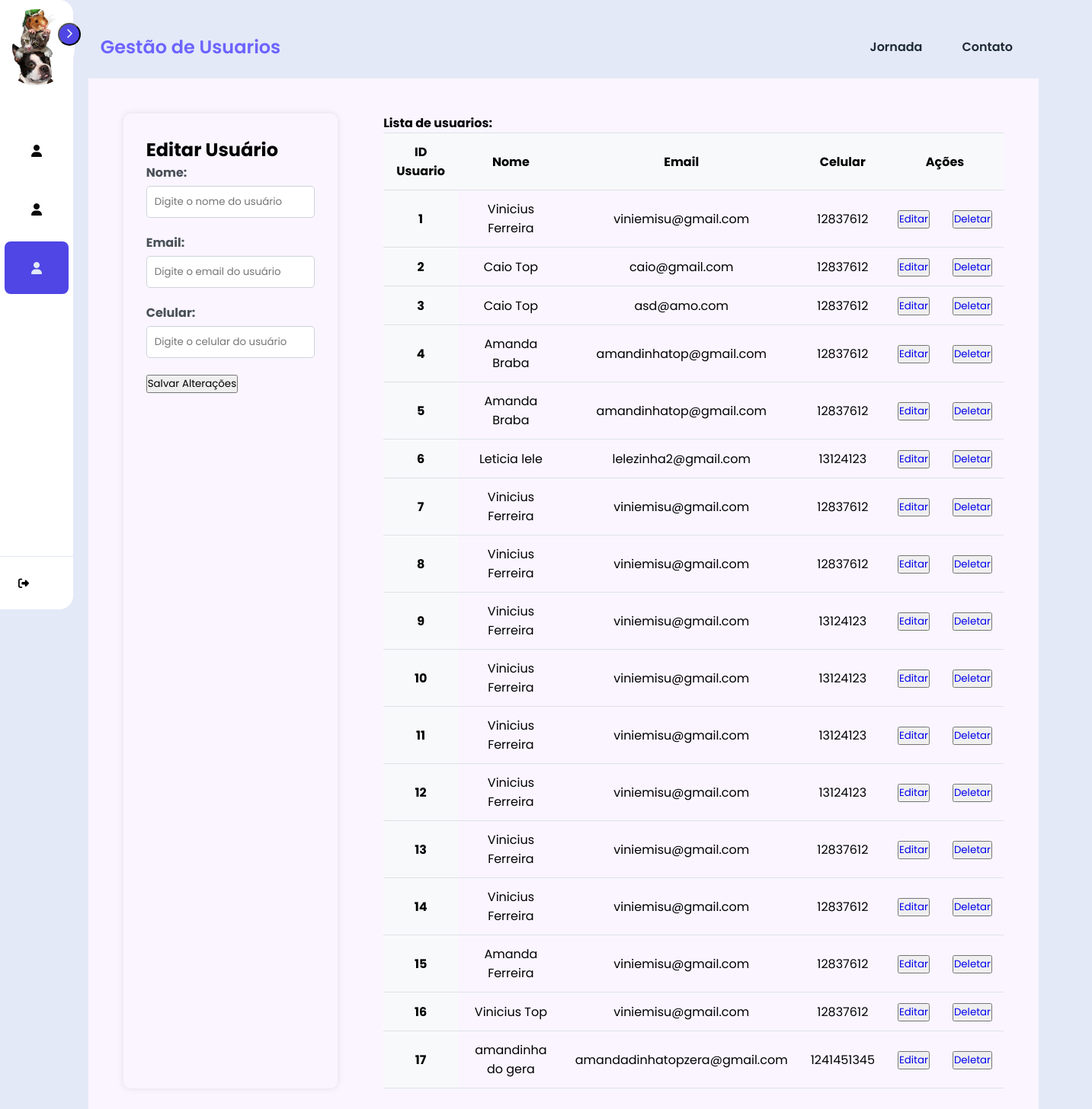
The app's page /list, older data.
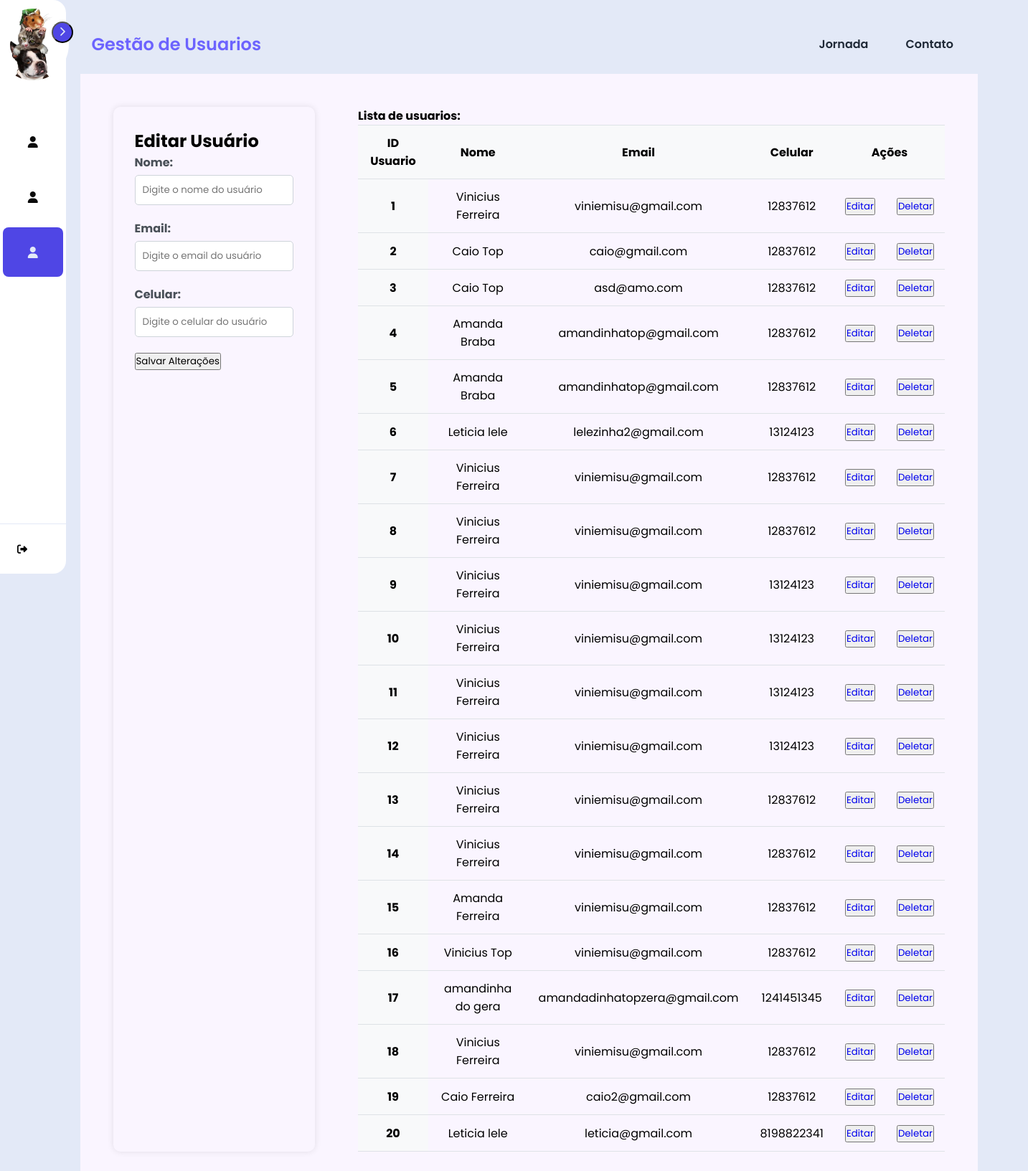
The same page, newer data.
### database/models/usuario.py (models this page shows)
class User(Model):
    NOME = CharField()
    EMAIL = CharField(unique=True)
    CELULAR = CharField()
    SENHA = CharField()
    class Meta:
        database = db

### routes/landing.py (the view)
@landing_route.route('/list')
def list_page():
    lista_usuarios = User.select()
    return render_template('listpage.html', lista_usuarios=lista_usuarios)

### templates/listpage.html (shortened to what this page needs)
<!DOCTYPE html>
<html lang="pt-br">
<head>
    <link rel="stylesheet" href="{{ url_for('static', filename='listpage/css/style.css')}}">
    <link rel="stylesheet" href="https://cdnjs.cloudflare.com/ajax/libs/font-awesome/6.5.1/css/all.min.css"
 i
 />
</head>
<body>
    <nav id="sidebar">
        <div id="sidebar_content">
            <div id="user">
                <img src="{{ url_for('static', filename='listpage/images/pets.jpg') }}" id="user_avatar" alt="Avatar">
            </div>
            <ul id="side_items">
                <li class="side-item">
                    <a href="{{ url_for('landing.menu_page') }}">
                        <i class="fa-solid fa-user"></i>
                    </a>
                </li>
                <li class="side-item">
                    <a href="{{ url_for('landing.edit_page') }}">
                        <i class="fa-solid fa-user"></i>
                    </a>
                </li>
                <li class="side-item active">
                    <a>
                        <i class="fa-solid fa-user"></i>
                    </a>
                </li>
            </ul>
            <button id="open_btn">
                <i id="open_btn_icon" class="fa-solid fa-chevron-right"></i>
            </button>
        </div>
        <div id="Logout">
            <button id="Logout_btn">
                <i class="fa-solid fa-right-from-bracket"></i>
            </button>
        </div>
    </nav>
    <main>
        <nav>
            <div class="nav__content">
                <div class="logo"><a>Gestão de Usuarios</a></div>
                <ul>
                    <li> <a href="#">Jornada</a></li>
                    <li> <a href="#">Contato</a></li>
                </ul>
            </div>
        </nav>
        <section class="section">
            <div class="section__container">
                <div class="content">
                    <div class="container">
                        <h2>Editar Usuário</h2>
                        <form action="{{ url_for('landing.update_user')}}" method="POST">
                            <div class="form-group">
                                <label for="nome">Nome:</label>
                                <input type="text" id="nome" name="nome" placeholder="Digite o nome do usuário"
                                    value="{{ nome_user }}" required>
                            </div>
                            <div class="form-group">
                                <label for="email">Email:</label>
                                <input type="email" id="email" name="email" placeholder="Digite o email do usuário"
                                    value="{{ email }}" required>
                            </div>
                            <div class="form-group">
                                <label for="celular">Celular:</label>
                                <input type="text" id="celular" name="celular" placeholder="Digite o celular do usuário"
                                    value="{{ celular }}" required>
                            </div>
                            <div class="form-group">
                                <button type="submit">Salvar Alterações</button>
                            </div>
                        </form>
                    </div>
                    <div class="tabela">
                        <b>Lista de usuarios:</b>
                        <table class="table table-hover">
                            <thead>
                                <tr>
                                    <th scope="col">ID Usuario</th>
                                    <th scope="col">Nome</th>
                                    <th scope="col">Email</th>
                                    <th scope="col">Celular</th>
                                    <th scope="col" colspan="2">Ações</th>
                                </tr>
                            </thead>
                            <tbody>
                                {% for usuario in lista_usuarios %}
                                <tr>
                                    <th scope="row">{{ usuario.id }}</th>
                                    <td>{{ usuario.NOME }}</td>
                                    <td>{{ usuario.EMAIL }}</td>
                                    <td>{{ usuario.CELULAR }}</td>
                                    <td>
                                        <button>
                                            <a href="{{ url_for('landing.edit_user', user_id=usuario.id) }}">Editar</a>
                                        </button>
                                    </td>
                                    <td>
                                        <button>
                                            <a
                                                href="{{ url_for('landing.deletar_user', user_id=usuario.id) }}">Deletar</a>
                                        </button>
                                    </td>
                                </tr>
                                {% endfor %}
                            </tbody>
                        </table>
                    </div>
                </div>
            </div>
        </section>
    </main>
</body>
</html>

### static/listpage/css/style.css (style rules this page uses)
* { margin: 0px; padding: 0px; box-sizing: border-box; font-family: "Poppins", sans-serif; }
body { display: flex; min-height: 100vh; background-color: #e3e9f7; }
main { padding: 20px; padding-right: 70px; }
#sidebar { display: flex; flex-direction: column; justify-content: space-between; background-color: #ffffff; height: 100vh; border-radius: 0px 18px 18px 0px; position: relative; transition: all .5s; min-width: 82px; }
#sidebar_content { padding: 12px; }
#user { display: flex; flex-direction: column; align-items: center; gap: 8px; margin-bottom: 25px; }
#user_avatar { align-items: center; width: 100px; height: 100px; object-fit: cover; border-radius: 50px; }
#side_items { display: flex; flex-direction: column; gap: 8px; list-style: none; }
.side-item { border-radius: 8px; padding: 14px; cursor: pointer; }
.side-item.active { background-color: #4f46e5; }
.side-item a { text-decoration: none; display: flex; align-items: center; justify-content: center; color: #0a0a0a; }
.side-item.active a { color: #e3e9f7; align-items: center; }
.side-item a i { display: flex; align-items: center; justify-content: center; width: 20px; height: 20px; }
#Logout { border-top: 1px solid #e3e9f7; padding: 12px; }
#Logout_btn { border: none; padding: 12px; font-size: 14px; display: flex; align-items: center; text-align: start; border-radius: 8px; cursor: pointer; background-color: transparent; gap: 20px; }
#open_btn { position: absolute; top: 30px; right: -10px; background-color: #4f46e5; color: #e3e9f7; border-radius: 100%; width: 30px; height: 30px; cursor: pointer; }
#open_btn_icon { transition: transform .5s ease; }
:root { --primary-color: #6C63FE; --primary-color-dark: #AFA4CF; --secondary-color: #AFA4CF; --text-dark: #1f2937; --text-light: #6b7280; --extra-light: #faf5ff; --max-width: 1800px; }
* { padding: 0; margin: o; box-sizing: border-box; }
a { text-decoration: none; }
body { font-family: 'Poppins', 'sans-serif'; }
.nav__content { max-width: var(--max-width); margin: auto; padding: 1.5rem 1rem; display: flex; align-items: center; justify-content: space-between; }
nav .logo a { font-size: 1.5rem; font-weight: 600; color: var(--primary-color); transition: 0.3s; }
ul { display: flex; align-items: center; gap: 1rem; list-style: none; transition: left 0.3s; }
ul li a { padding: 0.5rem 1rem; border: 2px solid transparent; text-decoration: none; font-weight: 600; color: var(--text-dark); transition: 0.3s; }
.section { background-color: var(--extra-light); }
.section__container { max-height: 80%; max-width: var(--max-width); margin: auto; padding: 1rem; display: flex; grid-template-columns: repeat(2, 1fr); gap: 4rem; }
.content { display: flex; flex-direction: row; justify-content: center; }
.table { width: 100%; border-collapse: collapse; border-spacing: 0; }
.table th, .table td { padding: 12px 15px; text-align: center; border-bottom: 1px solid #dee2e6; }
.table th { background-color: #f8f9fa; border-top: 1px solid #dee2e6; }
.container { width: 300px; max-width: 500px; margin: 30px; padding: 30px; border-radius: 10px; box-shadow: 0px 0px 10px rgba(0, 0, 0, 0.1); box-sizing: border-box; }
.form-group { margin-bottom: 20px; }
.form-group label { font-weight: bold; color: #495057; margin-bottom: 5px; display: block; }
.form-group input[type="text"], .form-group input[type="email"] { width: 100%; padding: 10px; border: 1px solid #ced4da; border-radius: 5px; transition: border-color 0.3s ease-in-out; box-sizing: border-box; }
.tabela { display: flex; flex-direction: column; padding: 30px; }

Row changes from the older to the newer data that the page shows:
added User: id "18", NOME "Vinicius Ferreira", EMAIL "viniemisu@gmail.com", CELULAR "12837612"
added User: id "19", NOME "Caio Ferreira", EMAIL "caio2@gmail.com", CELULAR "12837612"
added User: id "20", NOME "Leticia lele", EMAIL "leticia@gmail.com", CELULAR "8198822341"
